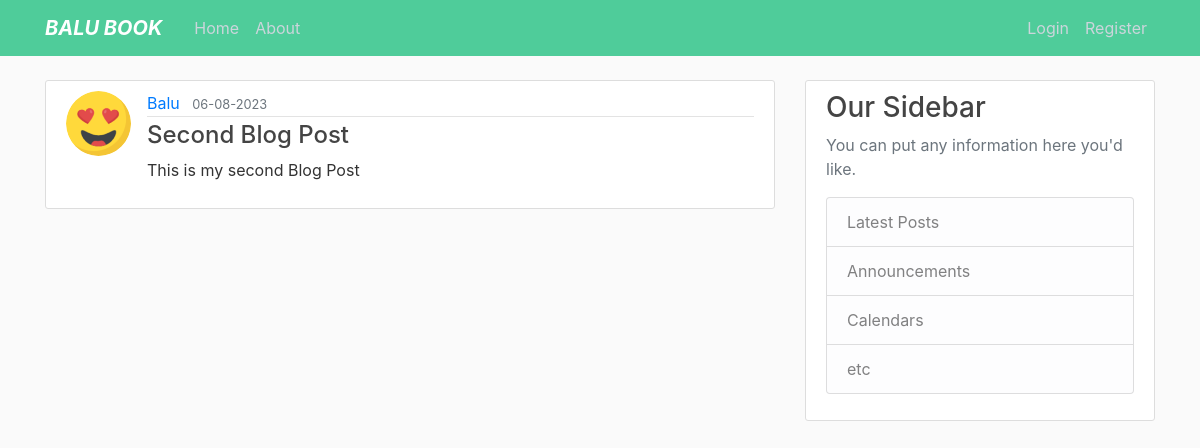
Screenshot of /post/2 with the database file from the repository.
### sathwik/models.py (models this page shows, shortened)
class User(db.Model,UserMixin):
    id = db.Column(db.Integer,primary_key=True)
    username=db.Column(db.String(15),unique=True,nullable=False)
    email=db.Column(db.String(15),unique=True,nullable=False)
    image_file=db.Column(db.String(20),nullable=False, default='default.png')
    password=db.Column(db.String(60),nullable=False)
    posts = db.relationship('Post',backref='author',lazy=True)

class Post(db.Model):
    id = db.Column(db.Integer,primary_key=True)
    title=db.Column(db.String(100),nullable=False)
    date_posted=db.Column(db.DateTime,nullable=False,default=datetime.utcnow)
    content = db.Column(db.Text,nullable=False)
    user_id = db.Column(db.Integer,db.ForeignKey('user.id'),nullable=False)

### sathwik/posts/routes.py (the view)
@posts.route('/post/<int:post_id>')
def post(post_id):
    post = Post.query.get_or_404(post_id)
    return render_template('post.html',title=post.title,post=post)

### sathwik/templates/post.html (shortened to what this page needs)
{% extends "layout.html" %} {% block content %}
<article class="media content-section">
  <img
    class="rounded-circle article-img"
    src="{{url_for('static',filename='pictures/'+post.author.image_file)}}"
    alt=""
  />
  <div class="media-body">
    <div class="article-metadata">
      <a class="mr-2" href="#">{{ post.author.username }}</a>
      <small class="text-muted"
        >{{ post.date_posted.strftime('%d-%m-%Y') }}</small
      >
    </div>
    <h4 class="article-title ">{{ post.title }}</a></h4>
    <p class="article-content">{{ post.content }}</p>
  </div>
</article>
{% endblock content %}

### sathwik/static/main.css (style rules this page uses)
body { background: #fafafa; color: #333333; margin-top: 5rem; }
h1, h2, h3, h4, h5, h6 { color: #444444; }
.content-section { background: #ffffff; padding: 10px 20px; border: 1px solid #dddddd; border-radius: 3px; margin-bottom: 20px; }
.article-title { color: #444444; }
.article-content { white-space: pre-line; }
.article-img { height: 65px; width: 65px; margin-right: 16px; }
.article-metadata { padding-bottom: 1px; margin-bottom: 4px; border-bottom: 1px solid #e3e3e3; }

### rows the page displays
User: image_file (picture), author.username "Balu"
Post: date_posted "06-08-2023", title "Second Blog Post", content "This is my second Blog Post"
